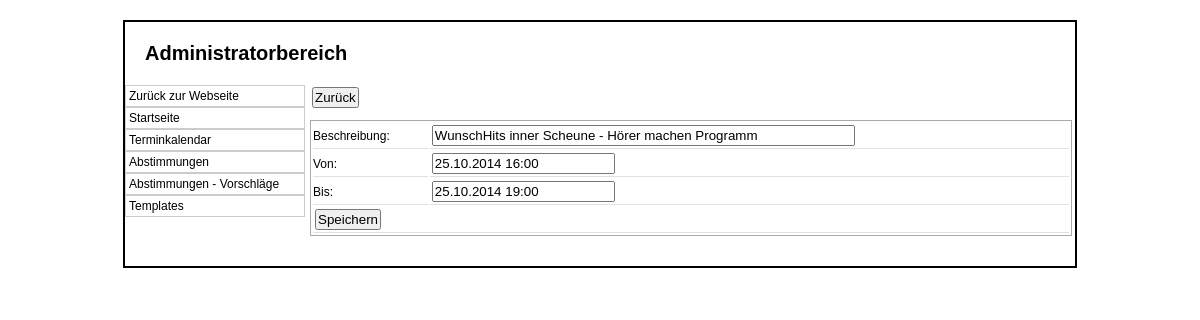
/admin/termin.php?edit=18, run on an earlier commit of the app's database.
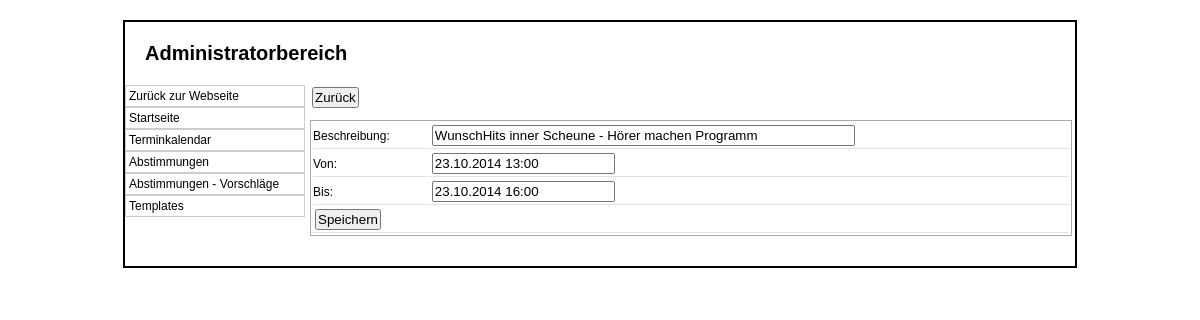
And on a later commit of the database.
### tables this page shows
CREATE TABLE IF NOT EXISTS `termine` (
  `ID` int(10) NOT NULL AUTO_INCREMENT,
  `Text` varchar(250) DEFAULT NULL,
  `Von` datetime NOT NULL,
  `Bis` datetime NOT NULL,
  PRIMARY KEY (`ID`)
);

### class/mysqli.class.php (called while the page is built, shortened)
<?php
class MysqliDb
{
    protected static $_prefix;
    protected $_mysqli;
    protected $_query;
    protected $_where = array();
    protected $_orderBy = array();
    protected $_groupBy = array();
    protected $_bindParams = array('');
    protected $host;
    protected $username;
    protected $password;
    protected $db;
    protected $port;
    public function __construct($host = NULL, $username = NULL, $password = NULL, $db = NULL, $port = NULL)
    {
        $this->host = $host;
        $this->username = $username;
        $this->password = $password;
        $this->db = $db;
        if($port == NULL)
            $this->port = ini_get ('mysqli.default_port');
        else
            $this->port = $port;
    }
    public function connect()
    {
        $this->_mysqli = new mysqli ($this->host, $this->username, $this->password, $this->db, $this->port)
            or die('There was a problem connecting to the database');
        $this->_mysqli->set_charset ('utf8');
    }
    protected function reset()
    {
        $this->_where = array();
        $this->_orderBy = array();
        $this->_groupBy = array();
        $this->_bindParams = array('');
        $this->_query = null;
    }
    public function setPrefix($prefix = '')
    {
        self::$_prefix = $prefix;
        return $this;
    }
    public function get($tableName, $numRows = null, $columns = '*')
    {
        if (empty ($columns))
            $columns = '*';
        $column = is_array($columns) ? implode(', ', $columns) : $columns;
        $this->_query = "SELECT $column FROM " .self::$_prefix . $tableName;
        $stmt = $this->_buildQuery($numRows);
        $stmt->execute();
        return $this->_dynamicBindResults($stmt);
    }
    public function where($whereProp, $whereValue = null, $operator = null)
    {
        $this->_where[] = Array ("AND", $whereValue, $whereProp);
        return $this;
    }
    protected function _determineType($item)
    {
        switch (gettype($item)) {
            case 'NULL':
            case 'string':
                return 's';
                break;
        }
        return '';
    }
    protected function _bindParam($value) {
        $this->_bindParams[0] .= $this->_determineType ($value);
        array_push ($this->_bindParams, $value);
    }
    protected function _buildPair ($operator, $value) {
        if (!is_object($value)) {
            return ' ' . $operator. ' ? ';
        }
        $subQuery = $value->getSubQuery ();
        return " " . $operator . " (" . $subQuery['query'] . ")";
    }
    protected function _buildQuery($numRows = null, $tableData = null)
    {
        $stmt = $this->_prepareQuery();
        if (count ($this->_bindParams) > 1)
            call_user_func_array(array($stmt, 'bind_param'), $this->refValues($this->_bindParams));
        return $stmt;
    }
    protected function _dynamicBindResults(mysqli_stmt $stmt)
    {
        $parameters = array();
        $results = array();
        $meta = $stmt->result_metadata();
        $row = array();
        while ($field = $meta->fetch_field()) {
            $row[$field->name] = null;
            $parameters[] = & $row[$field->name];
        }
        call_user_func_array(array($stmt, 'bind_result'), $parameters);
        while ($stmt->fetch()) {
            $x = array();
            foreach ($row as $key => $val) {
                $x[$key] = $val;
            }
            array_push($results, $x);
        }
        return $results;
    }
    protected function _buildTableData ($tableData) {
        if (!is_array ($tableData))
            return;
        $this->_query = rtrim($this->_query, ', ');
    }
    protected function _buildWhere () {
        if (empty ($this->_where))
            return;
        $this->_query .= ' WHERE ';
        $this->_where[0][0] = '';
        foreach ($this->_where as $cond) {
            list ($concat, $wValue, $wKey) = $cond;
            $this->_query .= " " . $concat ." " . $wKey;
            if (!is_array ($wValue))
                $wValue = Array ('=' => $wValue);
            $key = key ($wValue);
            $val = $wValue[$key];
            switch (strtolower ($key)) {
                default:
                    $this->_query .= $this->_buildPair ($key, $val);
            }
        }
    }
    protected function _buildGroupBy () {
        if (empty ($this->_groupBy))
            return;
        $this->_query .= " GROUP BY ";
        $this->_query = rtrim($this->_query, ', ') . " ";
    }
    protected function _buildOrderBy () {
        if (empty ($this->_orderBy))
            return;
        $this->_query .= " ORDER BY ";
        $this->_query = rtrim ($this->_query, ', ') . " ";
    }
    protected function _buildLimit ($numRows) {
        if (!isset ($numRows))
            return;
        if (is_array ($numRows))
            $this->_query .= ' LIMIT ' . (int)$numRows[0] . ', ' . (int)$numRows[1];
        else
            $this->_query .= ' LIMIT ' . (int)$numRows;
    }
    protected function _prepareQuery()
    {
        if (!$stmt = $this->_mysqli->prepare($this->_query)) {
            trigger_error("Problem preparing query ($this->_query) " . $this->_mysqli->error, E_USER_ERROR);
        }
        return $stmt;
    }
    protected function refValues($arr)
    {
        if (strnatcmp(phpversion(), '5.3') >= 0) {
            $refs = array();
            foreach ($arr as $key => $value) {
                $refs[$key] = & $arr[$key];
            }
            return $refs;
        }
        return $arr;
    }
    protected function replacePlaceHolders ($str, $vals) {
        $i = 1;
        $newStr = "";
        while ($pos = strpos ($str, "?")) {
            $val = $vals[$i++];
            $newStr .= substr ($str, 0, $pos) . $val;
            $str = substr ($str, $pos + 1);
        }
        return $newStr;
    }
}

### db_connect.php (called while the page is built, shortened)
<?php
include_once 'class/mysqli.class.php';
$db		= new MysqliDb(HOST,USER,PASSWORD,DATABASE);
?>

### admin/termin.php (the view, shortened to what the changed rows need)
<?php
require_once('../db_connect.php');
$inhalt = null;
if(isset($_GET['edit'])) {
	$id = $_GET['edit'];
	$cols		= array("ID", "Text", "Von", "Bis");
	$db->where("ID", $id);
	$termine	= $db->get(T_TERMINE, null, $cols);
	foreach ($termine as $termin) {
		$inhalt .= '<form method="POST" action="index.php?p=termine"><input type="submit" name="back" value="Zurück"></form>
		<form method="POST">
			<table class="standard">
				<tr>
					<td>Beschreibung:</td>
					<td><input type="text" name="text" value="'.$termin['Text'].'" size="50"></td>
				</tr>
				<tr>
					<td>Von:</td>
					<td><input type="text" name="von" value="'.date('d.m.Y H:i',strtotime($termin['Von'])).'" class="datetimepicker"></td>
				</tr>
				<tr>
					<td>Bis:</td>
					<td><input type="text" name="bis" value="'.date('d.m.Y H:i',strtotime($termin['Bis'])).'" class="datetimepicker"></td>
				</tr>
				<tr>
					<td colspan="2">
						<input type="hidden" name="id" value="'.$termin['ID'].'">
						<input type="submit" name="edit" value="Speichern">
					</td>
				</tr>
			</table>
		</form>';
	}
}
?>
<html>
<head>
	<link rel="stylesheet" type="text/css" href="style.css">
	<link rel="stylesheet" href="../css/tcal.css">
</head>
<body>
	<div id="container">
		<div id="header">
			<h1>Administratorbereich</h1>
		</div>
		<div id="content">
		<?php
			echo $inhalt;
		?>
		</div>
	</div>
</body>
</html>

What changed in the data, as far as the page shows it:
changed termine "WunschHits inner Scheune - Hörer machen Programm": von "25.10.2014 16:00" → "23.10.2014 13:00"; bis "25.10.2014 19:00" → "23.10.2014 16:00"
